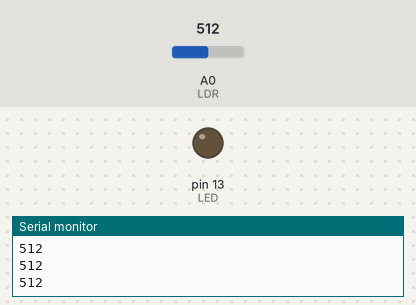
Recording of a sketch running on a simulated Arduino Uno, built with avr-gcc and run on an emulated ATmega328P. On the bench: output pins drawn as LEDs (lit = HIGH), the last lines printed to the serial monitor. The inputs (shaded band) are chosen by the test bench; at power-on: A0 (LDR) = 512.

Above: at 1.3 s.
1.4 s: A0 (LDR) set to 490
At 2.4 s:
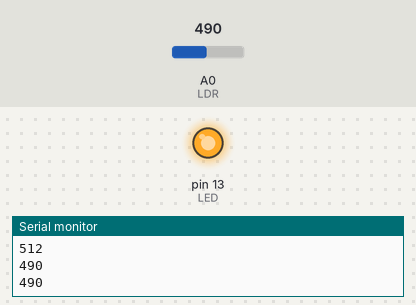
3.0 s: A0 (LDR) set to 510
At 3.6 s:
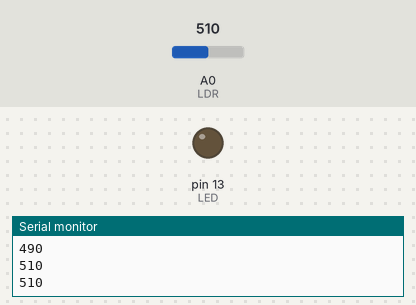
4.5 s: A0 (LDR) set to 306
At 4.8 s:
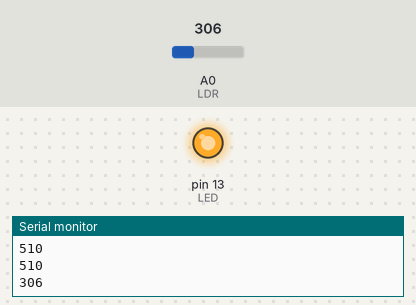
Timing chart, 0 to 7.5 s (numbered marks = the images above; inputs shaded):
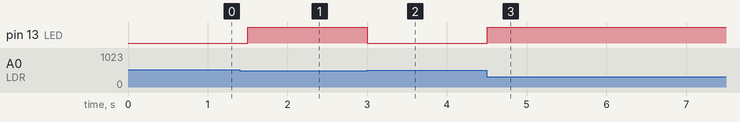

Measured:
- the behaviour switches between 500 and 499 on A0 (LDR) (found by bisection; images 0 and 1)
- after the input at 1.4 s, pin 13 (LED): LOW → HIGH after 0.10 s
- after the input at 3.0 s, pin 13 (LED): HIGH → LOW at once
- after the input at 4.5 s, pin 13 (LED): LOW → HIGH at once

The sketch:

LDR_Sensor.ino
```cpp
int LDR = A0;
int LED = 13;
int lightValue = 0;

void setup() {
  pinMode(LDR,INPUT);
  pinMode(LED, OUTPUT);
  Serial.begin(9600);
}

void loop() {
  lightValue = analogRead(LDR);

  if (lightValue < 500) {
    digitalWrite(LED, HIGH);
  } else {
    digitalWrite(LED, LOW);
  }

  Serial.println(lightValue);
  delay(500);
}
```
